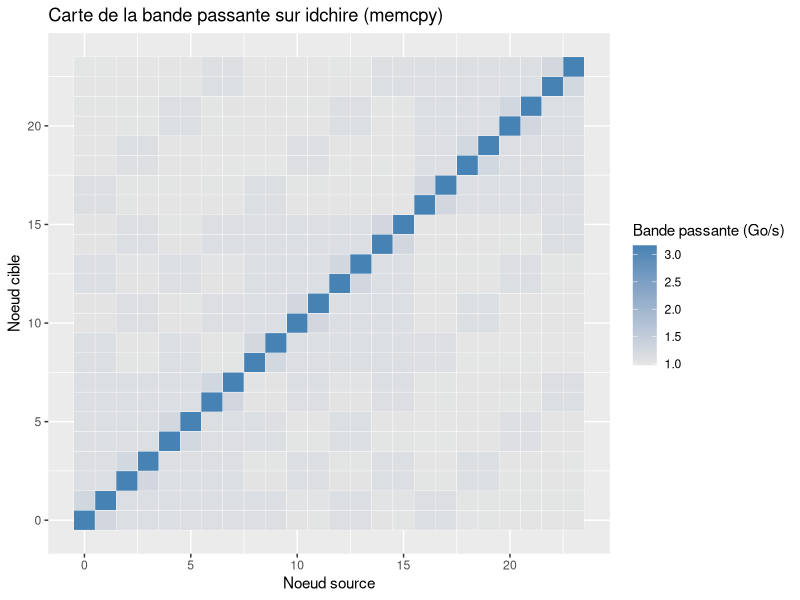

This figure's R source:
library(ggplot2)
library(plyr)
library(lattice)
library(reshape)
library(scales)

node_from_core <- function(n) { return ((n-n%%2)%/%8) }

datafile = commandArgs(TRUE)[1]
bandwidth = read.table("all_data_bandwidth_memcpy.dat", header=TRUE)

df_bandwidth = ddply(bandwidth, c("Exp", "node_source", "total_cores", "kernel", "size","thread_dest"), summarize, Time = mean(time.ms))
df_bandwidth = transform(df_bandwidth, node_dest=node_from_core(thread_dest), bandwith_gb=(size/Time)/1000000)
df_bandwidth = transform(df_bandwidth, heat = (bandwith_gb))


pdf("heatmap_idchire_memcpy.pdf", width = 10, height=6)
myplot=ggplot(df_bandwidth, aes(node_source, node_dest))
myplot=myplot+ geom_tile(aes(fill = heat), colour="white")
myplot=myplot+ylab("Noeud cible")
myplot=myplot+xlab("Noeud source")
myplot=myplot+ggtitle("Carte de la bande passante sur idchire (memcpy)")
myplot=myplot+scale_fill_gradient(name="Bande passante (Go/s)", low = "grey90", high = "steelblue")
#myplot=myplot+theme(plot.title = element_text(hjust = 0.5),
                    #legend.position=c(.9,.4)
                    #)

print(myplot)
dev.off()
quit()
